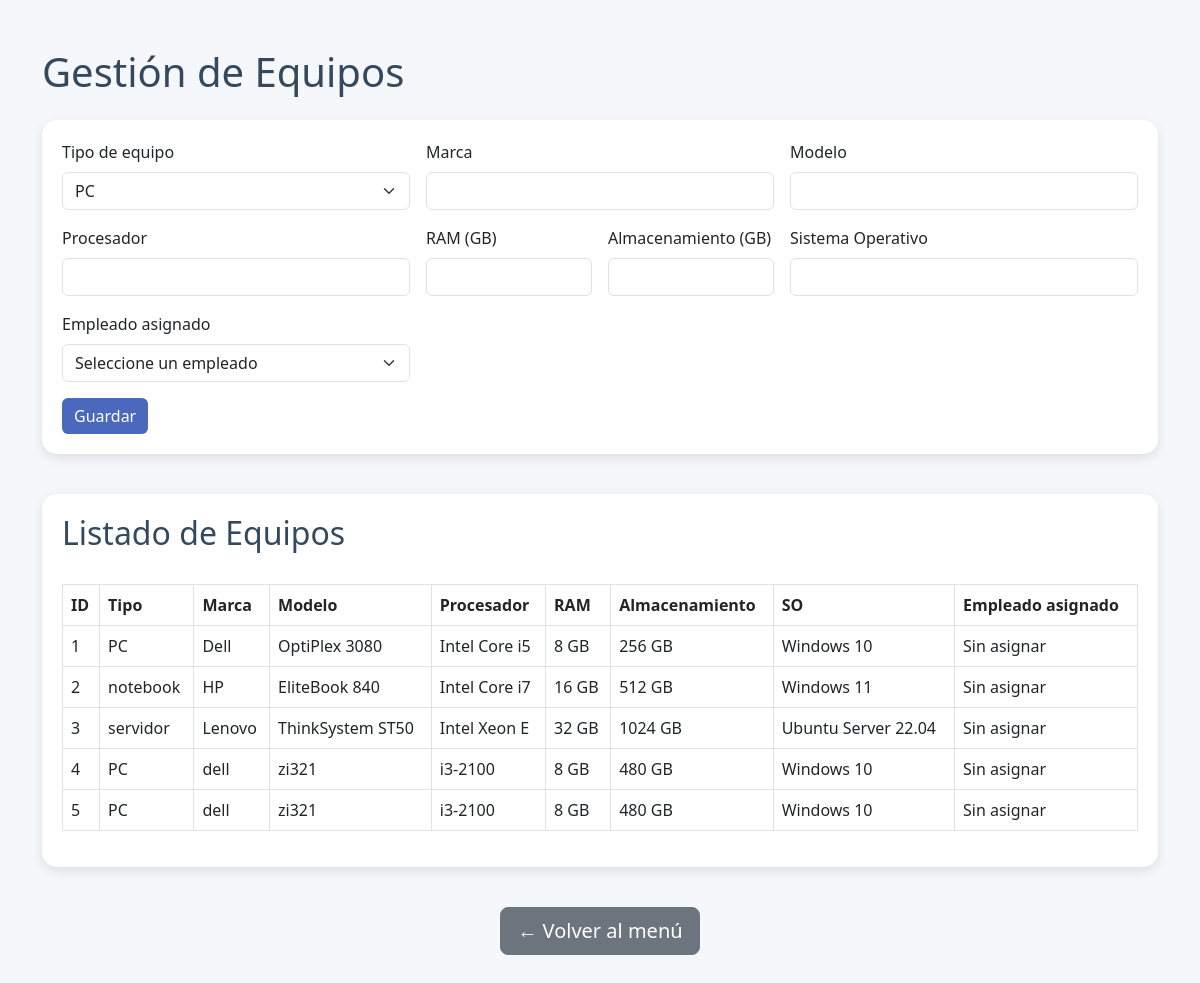
/equipos.php, run on the app's committed database.
### tables this page shows
CREATE TABLE `equipos` (
  `id` int(11) NOT NULL,
  `tipo` enum('PC','notebook','servidor') NOT NULL,
  `marca` varchar(100) NOT NULL,
  `modelo` varchar(100) NOT NULL,
  `procesador` varchar(100) NOT NULL,
  `ram_gb` int(11) NOT NULL,
  `almacenamiento_gb` int(11) NOT NULL,
  `sistema_operativo` varchar(100) NOT NULL,
  `anio_fabricacion` int(11) DEFAULT NULL,
  `empleado_id` int(11) DEFAULT NULL
);

### equipos.php (the view, shortened to what this page needs)
<?php
$conexion = new mysqli("localhost", "root", "", "sistema_it");
$resultado = $conexion->query("
    SELECT equipos.*, empleados.nombre AS empleado_nombre
    FROM equipos
    LEFT JOIN empleados ON equipos.empleado_id = empleados.id
");
?>
<!DOCTYPE html>
<html lang="es">
<head>
    <link href="https://cdn.jsdelivr.net/npm/bootstrap@5.3.0/dist/css/bootstrap.min.css" rel="stylesheet">
</head>
<body>
<div class="container py-5">
    <h1 class="mb-4">Gestión de Equipos</h1>
    <div class="form-container">
        <form method="POST" class="row g-3">
            <div class="col-md-4">
                <label class="form-label">Tipo de equipo</label>
                <select name="tipo" class="form-select" required>
                    <option value="PC">PC</option>
                </select>
            </div>
            <div class="col-md-4">
                <label class="form-label">Marca</label>
                <input type="text" name="marca" class="form-control" required>
            </div>
            <div class="col-md-4">
                <label class="form-label">Modelo</label>
                <input type="text" name="modelo" class="form-control" required>
            </div>
            <div class="col-md-4">
                <label class="form-label">Procesador</label>
                <input type="text" name="procesador" class="form-control" required>
            </div>
            <div class="col-md-2">
                <label class="form-label">RAM (GB)</label>
                <input type="number" name="ram_gb" class="form-control" required>
            </div>
            <div class="col-md-2">
                <label class="form-label">Almacenamiento (GB)</label>
                <input type="number" name="almacenamiento_gb" class="form-control" required>
            </div>
            <div class="col-md-4">
                <label class="form-label">Sistema Operativo</label>
                <input type="text" name="sistema_operativo" class="form-control" required>
            </div>
            <div class="col-md-4">
                <label class="form-label">Empleado asignado</label>
                <select name="empleado_id" class="form-select" required>
                    <option value="">Seleccione un empleado</option>
                </select>
            </div>
            <div class="col-12">
                <button type="submit" class="btn btn-primary">Guardar</button>
            </div>
        </form>
    </div>
    <div class="table-container">
        <h2>Listado de Equipos</h2><br>
        <table class="table table-bordered table-hover">
            <thead>
                <tr>
                    <th>ID</th><th>Tipo</th><th>Marca</th><th>Modelo</th><th>Procesador</th><th>RAM</th><th>Almacenamiento</th><th>SO</th><th>Empleado asignado</th>
                </tr>
            </thead>
            <tbody>
                <?php while($fila = $resultado->fetch_assoc()): ?>
                <tr>
                    <td><?= $fila['id'] ?></td>
                    <td><?= $fila['tipo'] ?></td>
                    <td><?= $fila['marca'] ?></td>
                    <td><?= $fila['modelo'] ?></td>
                    <td><?= $fila['procesador'] ?></td>
                    <td><?= $fila['ram_gb'] ?> GB</td>
                    <td><?= $fila['almacenamiento_gb'] ?> GB</td>
                    <td><?= $fila['sistema_operativo'] ?></td>
                    <td><?= htmlspecialchars($fila['empleado_nombre'] ?? 'Sin asignar') ?></td>
                </tr>
                <?php endwhile; ?>
            </tbody>
        </table>
    </div>
    <div class="text-center mt-4">
        <a href="index.php" class="btn btn-secondary btn-lg">← Volver al menú</a>
    </div>
</div>
</body>
</html>

### equipos.php (style rules this page uses)
body { background: #f5f7fa; font-family: 'Segoe UI', sans-serif; }
h1, h2 { color: #34495e; }
.form-container, .table-container { background: #ffffff; padding: 20px; border-radius: 15px; box-shadow: 0 4px 12px rgba(0,0,0,0.1); margin-bottom: 40px; }
.btn-primary { background-color: #4a69bd; border: none; }
table thead { background-color: #4a69bd; color: white; }

### data on the page
equipos: id "1", tipo "PC", marca "Dell", modelo "OptiPlex 3080", procesador "Intel Core i5", ram_gb "8", almacenamiento_gb "256", sistema_operativo "Windows 10", empleado_nombre "Sin asignar"
equipos: id "2", tipo "notebook", marca "HP", modelo "EliteBook 840", procesador "Intel Core i7", ram_gb "16", almacenamiento_gb "512", sistema_operativo "Windows 11", empleado_nombre "Sin asignar"
equipos: id "3", tipo "servidor", marca "Lenovo", modelo "ThinkSystem ST50", procesador "Intel Xeon E", ram_gb "32", almacenamiento_gb "1024", sistema_operativo "Ubuntu Server 22.04", empleado_nombre "Sin asignar"
equipos: id "4", tipo "PC", marca "dell", modelo "zi321", procesador "i3-2100", ram_gb "8", almacenamiento_gb "480", sistema_operativo "Windows 10", empleado_nombre "Sin asignar"
equipos: id "5", tipo "PC", marca "dell", modelo "zi321", procesador "i3-2100", ram_gb "8", almacenamiento_gb "480", sistema_operativo "Windows 10", empleado_nombre "Sin asignar"
